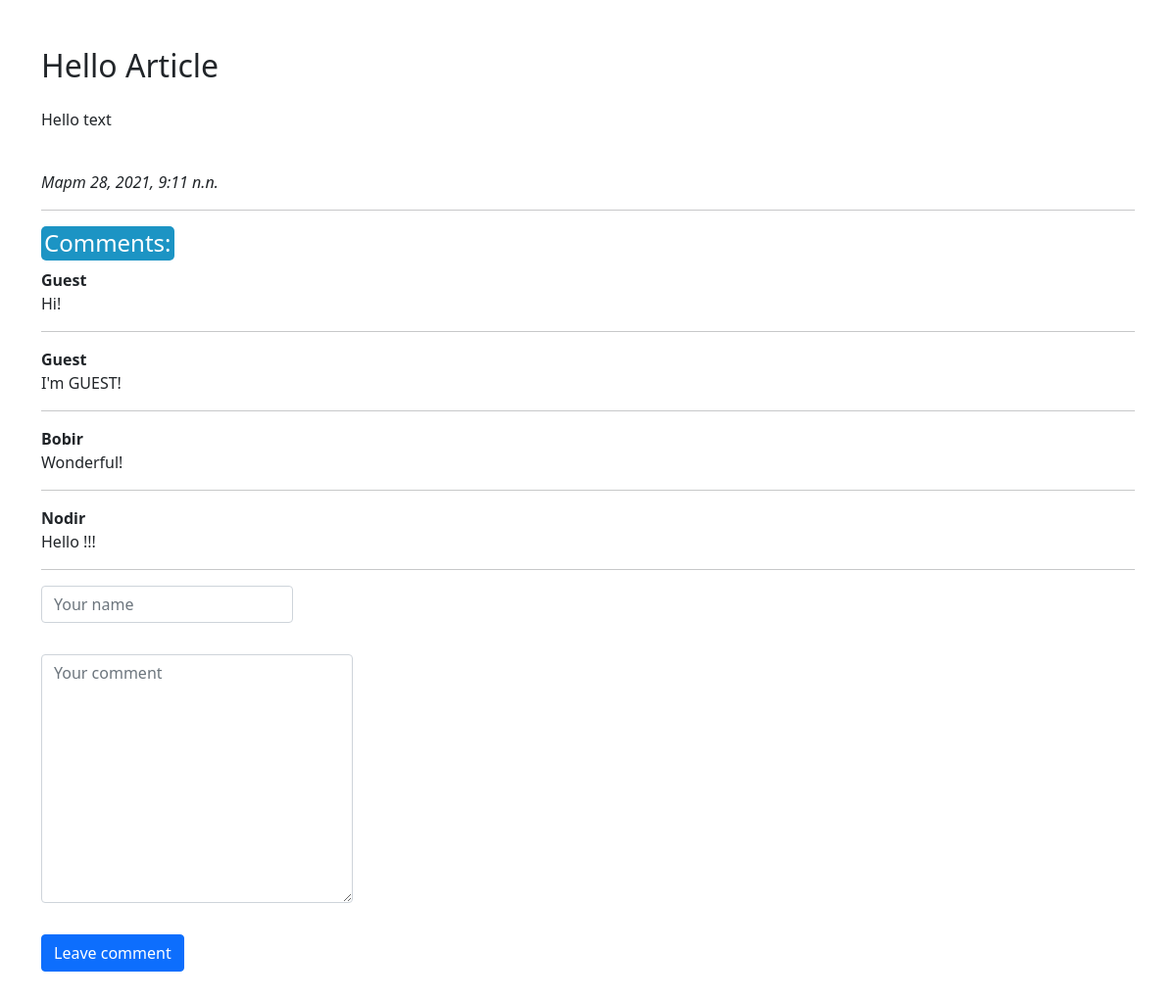
Page /articles/2/ on the committed database.
### first/apps/articles/models.py (models this page shows, shortened)
class Article(models.Model):
    article_title = models.CharField('Article title', max_length=200)  # CharField - it is varchar (for short texts)
    article_text = models.TextField('Article text')  # TextField - it is varchar (for long texts)
    pub_date = models.DateTimeField('Date of publish')  # Date and time type
    def was_published_recently(self):
        return self.pub_date >= (timezone.now() - datetime.timedelta(hours=5))
    class Meta:
        verbose_name = 'Статья'
        verbose_name_plural = 'Статьи'

class Comment(models.Model):
    article = models.ForeignKey(Article, on_delete=models.CASCADE)
    author_name = models.CharField('Name of author', max_length=50)
    comment_text = models.CharField('Comment text', max_length=200)
    class Meta:
        verbose_name = 'Комментарий'
        verbose_name_plural = 'Комментарии'

### first/apps/articles/views.py (the view)
# urls.py: path('<int:article_id>/', views.detail, name='detail'),
def detail(request, article_id):
    try:
        a = Article.objects.get(id=article_id)
    except:
        raise Http404("NOT FOUND 404")
    latest_comments_list = a.comment_set.order_by('-id')[:10]
    return render(request, 'articles/detail.html', {'article': a, 'latest_comments_list': latest_comments_list})

### first/templates/articles/detail.html (shortened to what this page needs)
{% extends 'articles/base.html' %}
{% block content %}
    <h2>{{ article.article_title }}</h2>
    <p class="mt-4">{{ article.article_text }}</p>
    <br>
    <span>
        <em>{{ article.pub_date }}</em>
    </span>
    <hr>
    {% if latest_comments_list %}
        <div class="block">
            <h4 class="cs">Comments:</h4>
        </div>
        {% for c in latest_comments_list %}
            <span>
                    <strong>{{ c.author_name }}</strong>
                    <p>{{ c.comment_text }}</p>
                </span>
            <hr>
        {% endfor %}
    {% else %}
        No comments yet...
        <hr>
    {% endif %}
    <form action="{% url 'articles:leave_comment' article.id %}" method="POST">
        <label class="form-label">
            <input class="form-control" type="text" required placeholder="Your name" name="name">
        </label>
        <br>
        <br>
        <label class="form-label">
            <textarea class="form-control" required placeholder="Your comment" name="text" cols="30"
                      rows="10"></textarea>
        </label>
        <br>
        <br>
        <button class="btn btn-primary" type="submit">Leave comment</button>
    </form>
{% endblock %}

### first/templates/articles/base.html (shortened to what this page needs)
<!DOCTYPE html>
<html lang="en">
<head>
    <link href="https://cdn.jsdelivr.net/npm/bootstrap@5.0.0-beta3/dist/css/bootstrap.min.css" rel="stylesheet"
>
</head>
<body class="container">
<div class="mt-5 mb-5">
    {% block content %}
    {% endblock %}
</div>
</body>
</html>

### first/templates/articles/base.html (style rules this page uses)
.cs { padding: 3px; border-radius: 5px; color: white; background-color: #1c94c4; display: inline-block; }

### rows in the picture
Article: article_title "Hello Article", article_text "Hello text", pub_date "Март 28, 2021, 9:11 п.п."
Comment: author_name "Guest", comment_text "Hi!"
Comment: author_name "Guest", comment_text "I'm GUEST!"
Comment: author_name "Bobir", comment_text "Wonderful!"
Comment: author_name "Nodir", comment_text "Hello !!!"
